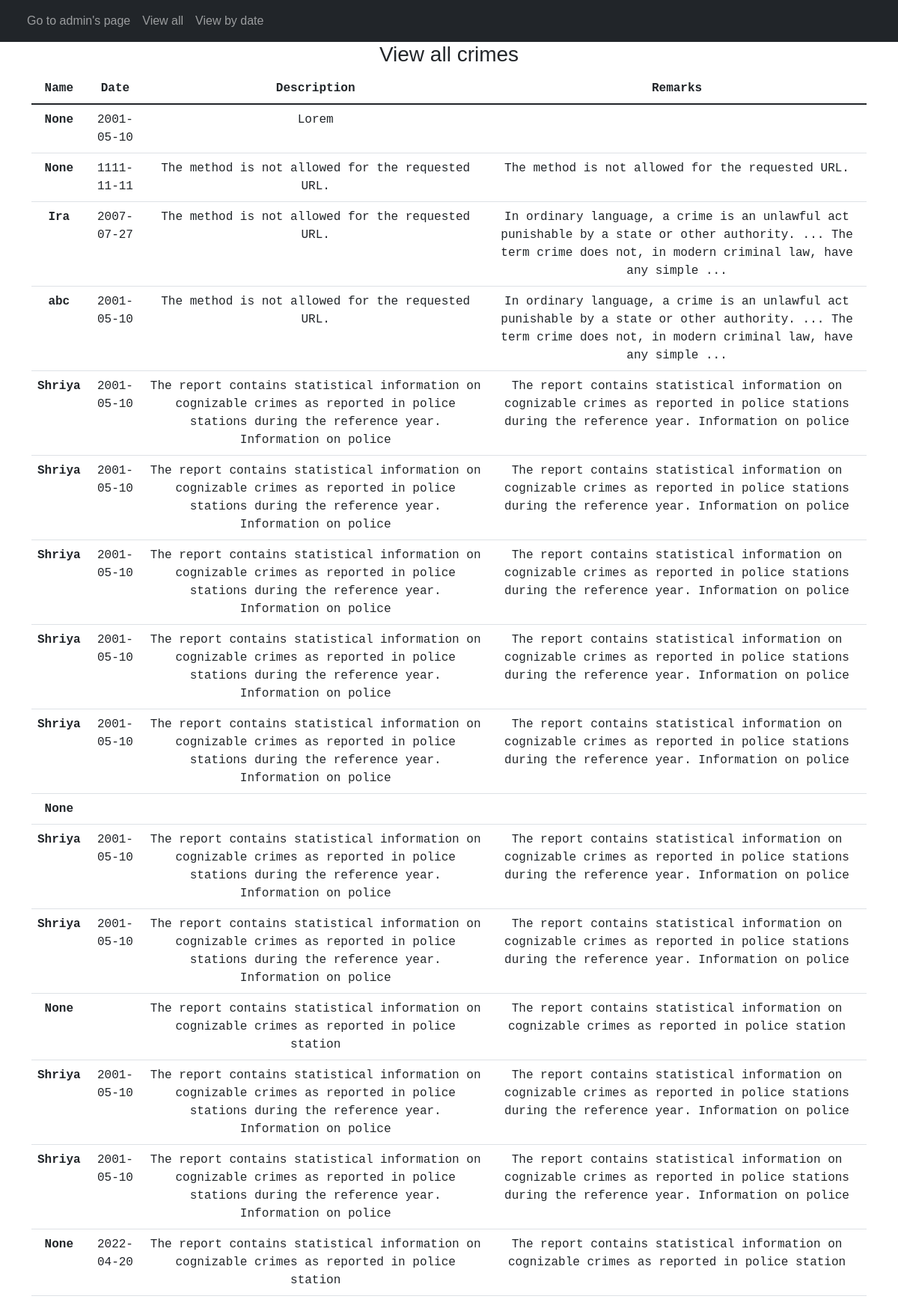
/view, run on the app's committed database.
### tables this page shows
CREATE TABLE crime(
                            ID INTEGER PRIMARY KEY AUTOINCREMENT,
                            name TEXT, 
                            date int,  
                            description TEXT, 
                            remarks TEXT);

### main.py (the view)
@app.route("/view")
def view():
    cursor = conn.cursor()
    cursor.execute("SELECT * FROM crime")
    res = cursor.fetchall()
    return render_template("viewall.html", crime=res)

### templates/viewall.html (shortened to what this page needs)
<!DOCTYPE html>
<html lang="en">
<head>
    <link href="https://cdn.jsdelivr.net/npm/bootstrap@5.1.3/dist/css/bootstrap.min.css" rel="stylesheet">
</head>
<body>
      <nav class="navbar navbar-expand-lg navbar-dark bg-dark" ; style="font-family: Arial, Helvetica, sans-serif;">
        <div class="container-fluid">
          <div class="collapse navbar-collapse" id="navbarNav">
            <ul class="navbar-nav">
              <li class="nav-item">
                <a class="nav-link" href="/admin">Go to admin's page</a>
              </li>
              <li class="nav-item">
                <a class="nav-link" href="/view">View all </a>
              </li>
              <li class="nav-item">
                <a class="nav-link" href="/viewdate">View by date</a>
              </li>
            </ul>
          </div>
        </div>
      </nav>
      <h3 style="text-align: center; font-family: Arial, Helvetica, sans-serif;">View all crimes</h3>
<div class="container" style="text-align: center;  font-family: 'Courier New', Courier, monospace;">
    <div class="row">
        <div class="col col-sm-12 col-md-12 col-lg-12 col-xl-12 col-xxl-12">
            <table class="table">
                <thead>
                    <tr>
                        <th scope="col">Name</th>
                        <th scope="col">Date</th>
                        <th scope="col">Description</th>
                        <th scope="col">Remarks</th>
                    </tr>
                </thead>
                <tbody>
                    {% for i in crime %}
                    <tr>
                        <th scope="row">{{i[1]}}</th>
                            <td>{{i[2]}}</td>
                            <td>{{i[3]}}</td>
                            <td>{{i[4]}}</td>
                    </tr>
                    {% endfor %}
                </tbody>
            </table>
        </div>
    </div>
</div>
</body>
</html>

### data on the page
crime: i "None", date "2001-05-10", description "Lorem"
crime: i "None", date "1111-11-11", description "The method is not allowed for the requested URL.", remarks "The method is not allowed for the requested URL."
crime: name "Ira", date "2007-07-27", description "The method is not allowed for the requested URL.", remarks "In ordinary language, a crime is an unlawful act punishable by a state or other authority. ... The term crime does not, in modern criminal law, have any simple ..."
crime: name "abc", date "2001-05-10", description "The method is not allowed for the requested URL.", remarks "In ordinary language, a crime is an unlawful act punishable by a state or other authority. ... The term crime does not, in modern criminal law, have any simple ..."
crime: name "Shriya", date "2001-05-10", description "The report contains statistical information on cognizable crimes as reported in police stations during the reference year. Information on police", remarks "The report contains statistical information on cognizable crimes as reported in police stations during the reference year. Information on police"
crime: name "Shriya", date "2001-05-10", description "The report contains statistical information on cognizable crimes as reported in police stations during the reference year. Information on police", remarks "The report contains statistical information on cognizable crimes as reported in police stations during the reference year. Information on police"
crime: name "Shriya", date "2001-05-10", description "The report contains statistical information on cognizable crimes as reported in police stations during the reference year. Information on police", remarks "The report contains statistical information on cognizable crimes as reported in police stations during the reference year. Information on police"
crime: name "Shriya", date "2001-05-10", description "The report contains statistical information on cognizable crimes as reported in police stations during the reference year. Information on police", remarks "The report contains statistical information on cognizable crimes as reported in police stations during the reference year. Information on police"
crime: name "Shriya", date "2001-05-10", description "The report contains statistical information on cognizable crimes as reported in police stations during the reference year. Information on police", remarks "The report contains statistical information on cognizable crimes as reported in police stations during the reference year. Information on police"
crime: i "None"
crime: name "Shriya", date "2001-05-10", description "The report contains statistical information on cognizable crimes as reported in police stations during the reference year. Information on police", remarks "The report contains statistical information on cognizable crimes as reported in police stations during the reference year. Information on police"
crime: name "Shriya", date "2001-05-10", description "The report contains statistical information on cognizable crimes as reported in police stations during the reference year. Information on police", remarks "The report contains statistical information on cognizable crimes as reported in police stations during the reference year. Information on police"
crime: i "None", description "The report contains statistical information on cognizable crimes as reported in police station", remarks "The report contains statistical information on cognizable crimes as reported in police station"
crime: name "Shriya", date "2001-05-10", description "The report contains statistical information on cognizable crimes as reported in police stations during the reference year. Information on police", remarks "The report contains statistical information on cognizable crimes as reported in police stations during the reference year. Information on police"
crime: name "Shriya", date "2001-05-10", description "The report contains statistical information on cognizable crimes as reported in police stations during the reference year. Information on police", remarks "The report contains statistical information on cognizable crimes as reported in police stations during the reference year. Information on police"
crime: i "None", date "2022-04-20", description "The report contains statistical information on cognizable crimes as reported in police station", remarks "The report contains statistical information on cognizable crimes as reported in police station"
